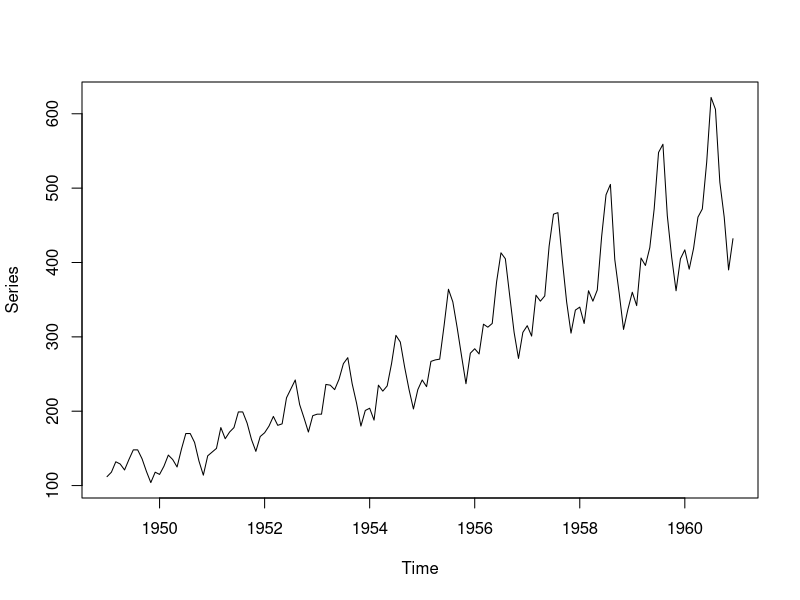
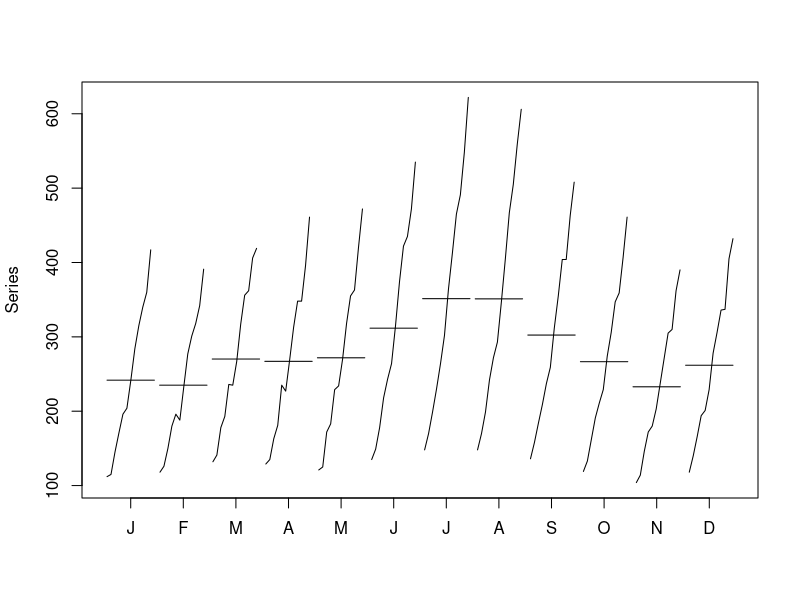
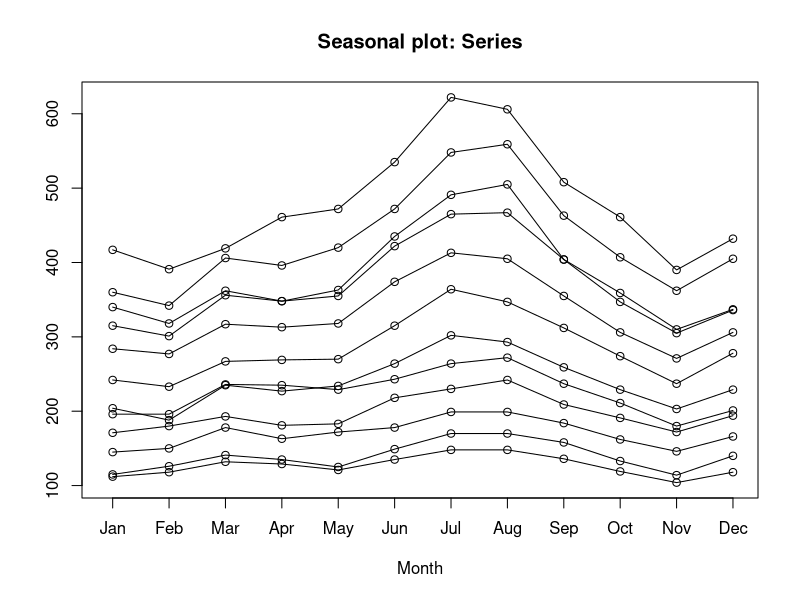
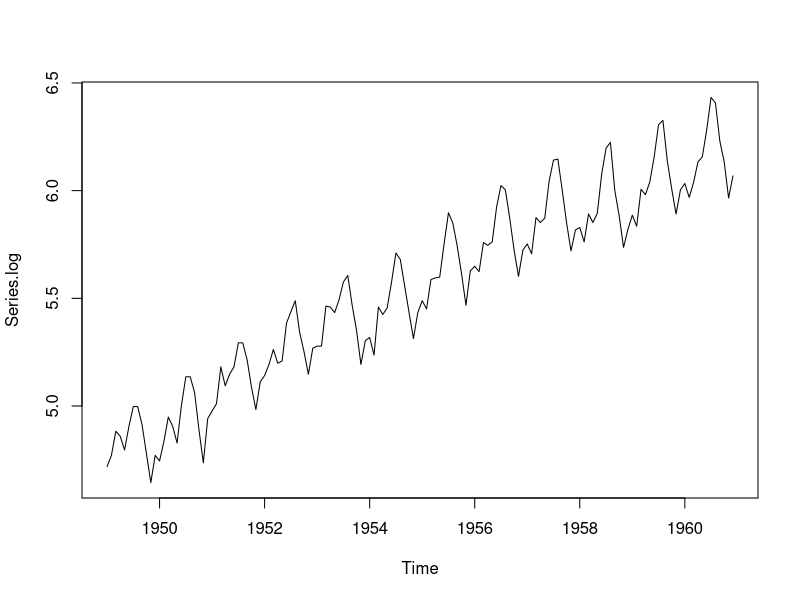
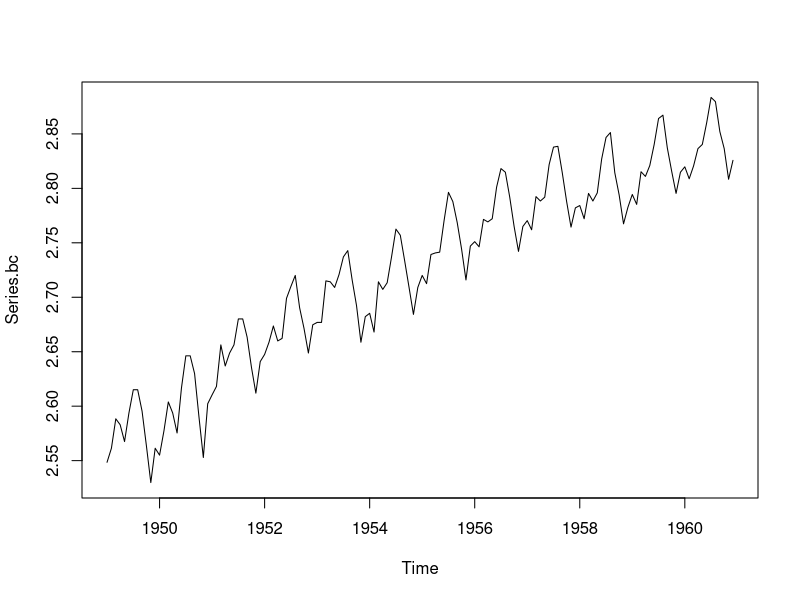
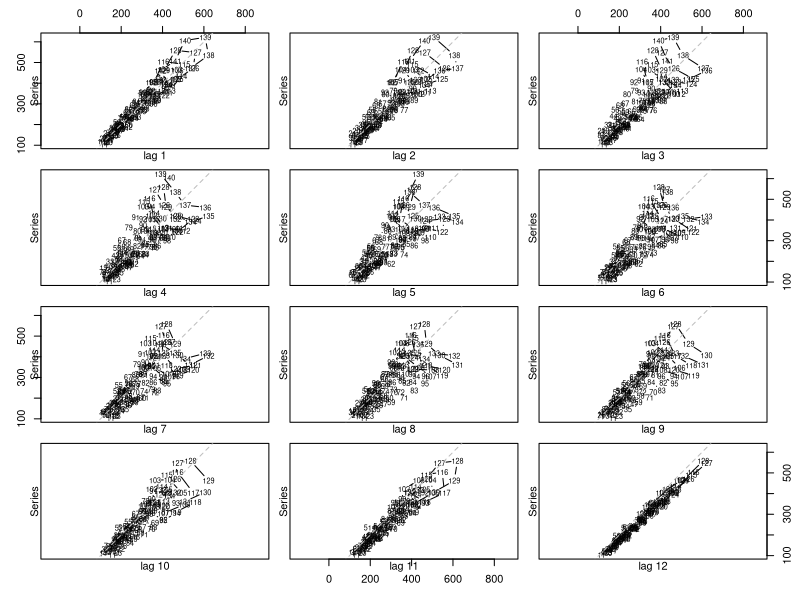
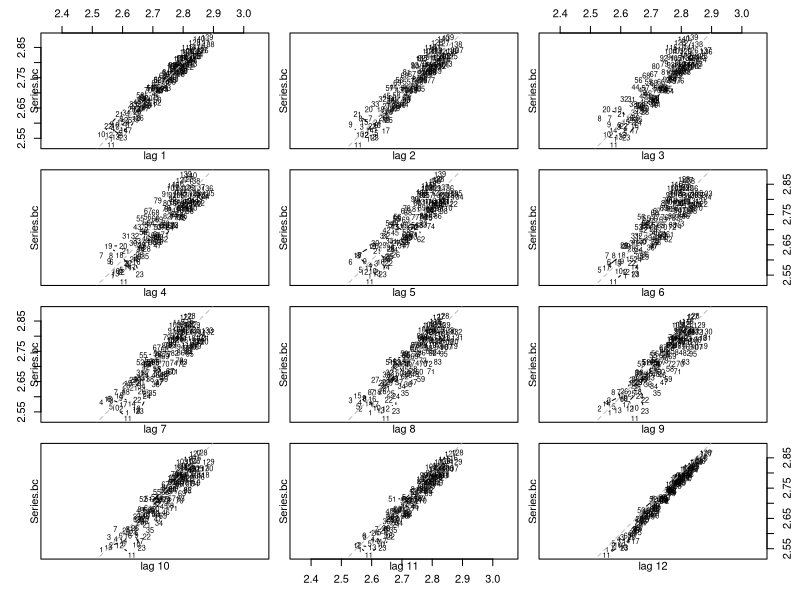
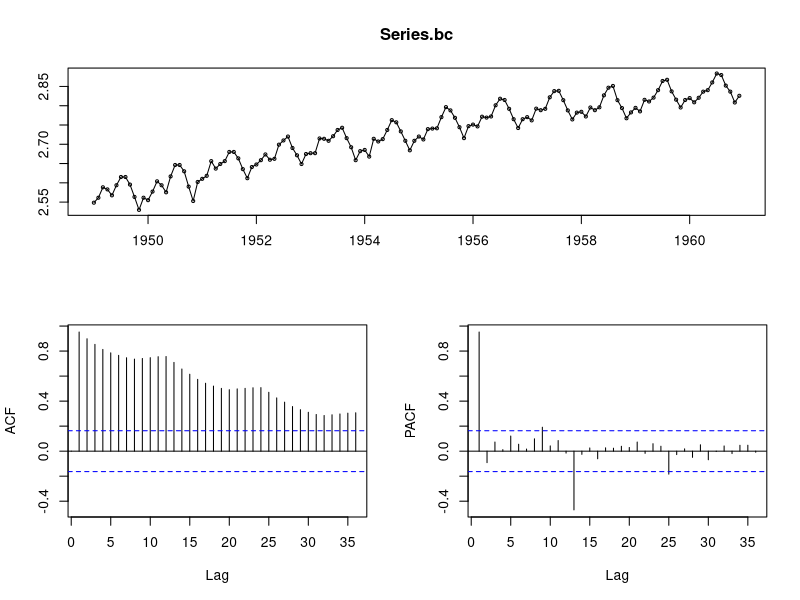

Recreate these plots in R, in order.
# Time Series Components
# April 4, 2012
# Author: Ray Nelson
###############################################################################
library(forecast)
library(timeSeries)

# Time series of airline passengers
Series <- AirPassengers
plot(Series)
monthplot(Series)
seasonplot(Series)

# Logarithmic Transformation
Series.log <- log(Series)
plot(Series.log)
rm(Series.log)

# Box Cox Transformation of time series
(best.lambda <- BoxCox.lambda(Series))
Series.bc <- BoxCox(Series, best.lambda)
plot(Series.bc)

# Autocorrelations
lag.plot(Series, lags = 12)
lag.plot(Series.bc, lags = 12)
tsdisplay(Series.bc)

# First regular difference
Series.bc.1 <- removeNA(diff(Series.bc))
tsdisplay(Series.bc.1)

# First seasonal difference of first regular difference
Series.bc.1.12 <- removeNA(diff(Series.bc.1, lag = 12))
tsdisplay(Series.bc.1.12)
rm(Series.bc.1, Series.bc.1.12)

# ARIMA stuff could filter more out, but we don't know those

## Classical Decomposition (Moving Averages)
# Decompose the time series into trend, seasonal, and remainder
# Moving average of order 12
Series.bc.decompose <- decompose(Series.bc, type = "multiplicative")
plot(Series.bc.decompose)
# Seasonal adjustment using classical decomposition
Series.bc.decompose.seasadj <- seasadj(Series.bc.decompose)
plot(Series.bc.decompose.seasadj)
plot(InvBoxCox(Series.bc.decompose.seasadj, best.lambda))
# Forecast trend using classical decomposition
splinef(Series.bc.decompose.seasadj, h = 12)
# Seasonal components from classical decomposition
sindexf(Series.bc.decompose, h = 12) # seasonal index
monthplot(Series.bc.decompose$seasonal)
# Adjust the trend forecasts by the seasonal index and then reverse BC
rm(Series.bc.decompose, Series.bc.decompose.seasadj) # cleanup

## Decomposition using stl (loess rather than moving averages)
# Forecast based on stl
Series.bc.stl <- stl(Series.bc, s.window = "periodic")
plot(Series.bc.stl) # plot components
(Series.bc.stl.forecast <- forecast(Series.bc.stl, h = 12,
                                    lambda = best.lambda)) # one year forecast
summary(Series.bc.stl.forecast)
plot(Series.bc.stl.forecast) # plot of one year forecast
rm(Series.bc.stl, Series.bc.stl.forecast, Series.bc) # cleanup stl

# Exponential Smoothing
Series.ets <- ets(Series, model = 'ZZZ', damped = FALSE, lambda = best.lambda)
summary(Series.ets)
round(window(Series.ets$states, start = end(Series.ets$states)), 3)
(Series.ets.forecast <- forecast(Series.ets, h = 12))
plot(Series.ets.forecast)
rm(Series.ets, Series.ets.forecast)

# Cubic Spline
(Series.spline.forecast <- splinef(Series, h = 12, lambda = best.lambda))
plot(Series.spline.forecast)
# Apply seasonal indexes from decomposition or exponential smoothing
rm(Series.spline.forecast) # cleanup cubic spline

rm(Series, best.lambda)
